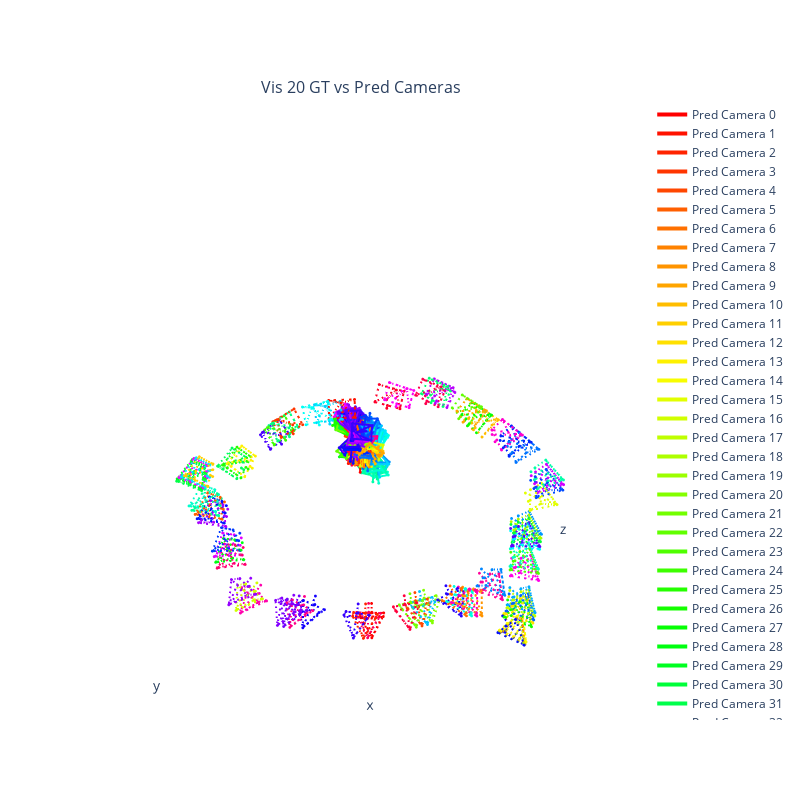

The code cell stored with this chart in its notebook:
### Code cell
fig_seen_l[0].show()
fig_seen_l[0].write_image("image_name.png")
